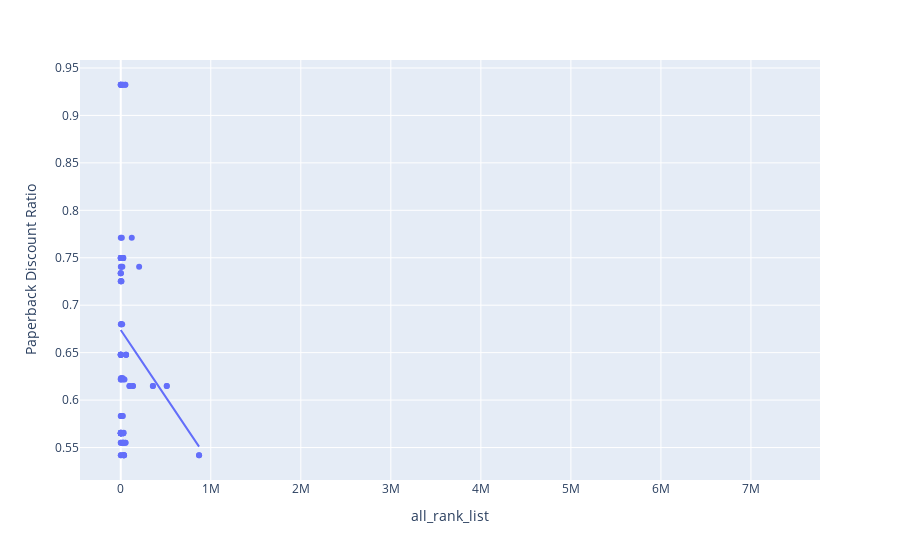

Notebook source saved alongside this figure:
### Code cell
fig = px.scatter(book_data_valid, x="all_rank_list", y="Paperback Discount Ratio", trendline="ols")
fig.show()
